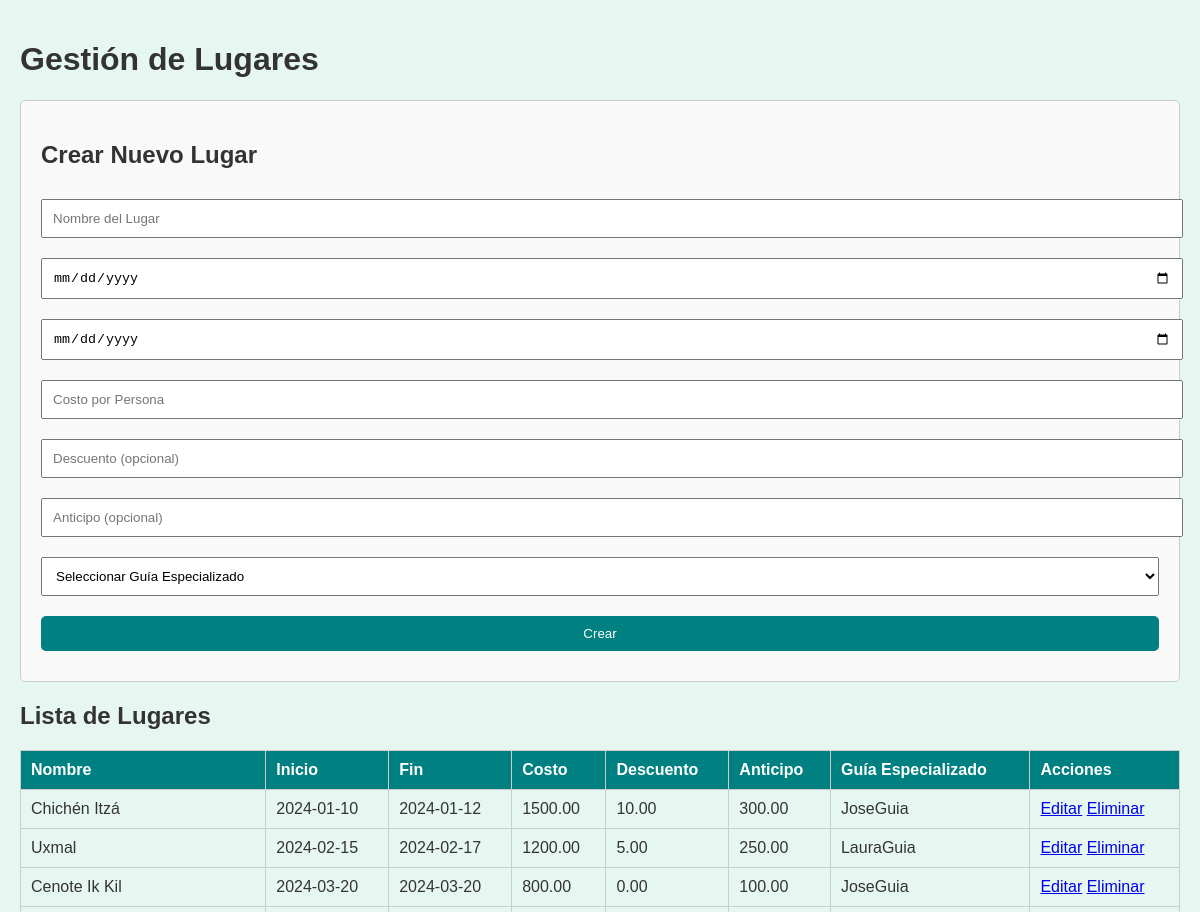
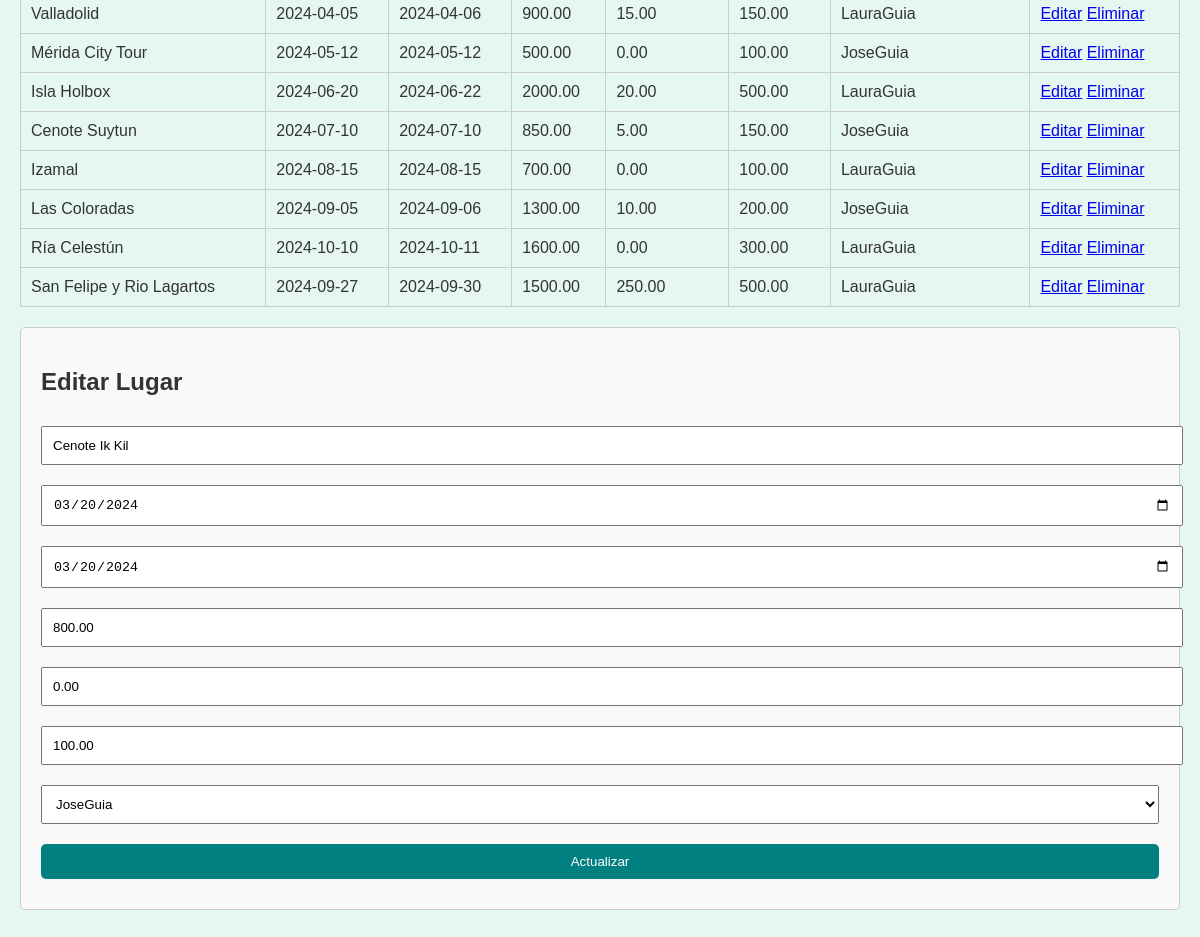
The page /lugares.php?edit=3 on the database its author committed (2 pictures, top to bottom).
### tables this page shows
CREATE TABLE `lugares` (
  `id` int NOT NULL,
  `nombre_lugar` varchar(100) NOT NULL,
  `fecha_inicio` date NOT NULL,
  `fecha_fin` date NOT NULL,
  `costo_por_persona` decimal(10,2) NOT NULL,
  `descuento` decimal(5,2) DEFAULT '0.00',
  `anticipo` decimal(10,2) DEFAULT NULL,
  `guia_especializado` int DEFAULT NULL
);

CREATE TABLE `clientes` (
  `id` int NOT NULL,
  `rol` enum('admin','usuario','guia') NOT NULL,
  `nombre_usuario` varchar(50) NOT NULL,
  `correo` varchar(100) NOT NULL,
  `contrasena` varchar(255) NOT NULL
);

### lugares.php (the view, shortened to what this page needs)
<?php
include 'conexion.php';
$result = $conn->query("SELECT l.*, c.nombre_usuario AS guia_nombre
                        FROM lugares l
                        LEFT JOIN clientes c ON l.guia_especializado = c.id");
?>
<!DOCTYPE html>
<html lang="es">
<head>
</head>
<body>
<h1>Gestión de Lugares</h1>
<div class="form-container">
    <h2>Crear Nuevo Lugar</h2>
    <form method="POST" action="">
        <input type="text" name="nombre_lugar" placeholder="Nombre del Lugar" required>
        <input type="date" name="fecha_inicio" required>
        <input type="date" name="fecha_fin" required>
        <input type="number" step="0.01" name="costo_por_persona" placeholder="Costo por Persona" required>
        <input type="number" step="0.01" name="descuento" placeholder="Descuento (opcional)">
        <input type="number" step="0.01" name="anticipo" placeholder="Anticipo (opcional)">
        <select name="guia_especializado">
            <option value="">Seleccionar Guía Especializado</option>
        </select>
        <button type="submit" name="create">Crear</button>
    </form>
</div>
<h2>Lista de Lugares</h2>
<table>
    <tr>
        <th>Nombre</th>
        <th>Inicio</th>
        <th>Fin</th>
        <th>Costo</th>
        <th>Descuento</th>
        <th>Anticipo</th>
        <th>Guía Especializado</th>
        <th>Acciones</th>
    </tr>
    <?php while ($row = $result->fetch_assoc()): ?>
    <tr>
        <td><?php echo $row['nombre_lugar']; ?></td>
        <td><?php echo $row['fecha_inicio']; ?></td>
        <td><?php echo $row['fecha_fin']; ?></td>
        <td><?php echo $row['costo_por_persona']; ?></td>
        <td><?php echo $row['descuento'] ?: "N/A"; ?></td>
        <td><?php echo $row['anticipo'] ?: "N/A"; ?></td>
        <td><?php echo $row['guia_nombre'] ?: "Sin Asignar"; ?></td>
        <td>
            <a href="?edit=<?php echo $row['id']; ?>">Editar</a>
            <a href="?delete=<?php echo $row['id']; ?>" onclick="return confirm('¿Seguro que deseas eliminar este lugar?');">Eliminar</a>
        </td>
    </tr>
    <?php endwhile; ?>
</table>
<?php
if (isset($_GET['edit'])):
    $id = $_GET['edit'];
    $lugar = $conn->query("SELECT * FROM lugares WHERE id='$id'")->fetch_assoc();
?>
<div class="form-container">
    <h2>Editar Lugar</h2>
    <form method="POST" action="">
        <input type="text" name="nombre_lugar" value="<?php echo $lugar['nombre_lugar']; ?>" required>
        <input type="date" name="fecha_inicio" value="<?php echo $lugar['fecha_inicio']; ?>" required>
        <input type="date" name="fecha_fin" value="<?php echo $lugar['fecha_fin']; ?>" required>
        <input type="number" step="0.01" name="costo_por_persona" value="<?php echo $lugar['costo_por_persona']; ?>" required>
        <input type="number" step="0.01" name="descuento" value="<?php echo $lugar['descuento']; ?>">
        <input type="number" step="0.01" name="anticipo" value="<?php echo $lugar['anticipo']; ?>">
        <select name="guia_especializado">
            <?php
            $guias = $conn->query("SELECT id, nombre_usuario FROM clientes");
            while ($guia = $guias->fetch_assoc()) {
                $selected = $guia['id'] == $lugar['guia_especializado'] ? "selected" : "";
                echo "<option value='" . $guia['id'] . "' $selected>" . $guia['nombre_usuario'] . "</option>";
            }
            ?>
        </select>
        <button type="submit" name="update">Actualizar</button>
    </form>
</div>
<?php endif; ?>
</body>
</html>

### lugares.php (style rules this page uses)
body { font-family: Arial, sans-serif; background-color: #e6f7f2; color: #333; margin: 0; padding: 20px; }
table { width: 100%; border-collapse: collapse; margin-bottom: 20px; }
table, th, td { border: 1px solid #ccc; }
th, td { padding: 10px; text-align: left; }
th { background-color: #008080; color: white; }
button { background-color: #008080; color: white; border: none; padding: 10px 15px; cursor: pointer; border-radius: 5px; }
.form-container { background-color: #f9f9f9; padding: 20px; border: 1px solid #ccc; border-radius: 5px; margin-bottom: 20px; }
.form-container input, .form-container select, .form-container button { width: 100%; margin: 10px 0; padding: 10px; }

### rows shown on the page
lugares: nombre_lugar "Chichén Itzá", fecha_inicio "2024-01-10", fecha_fin "2024-01-12", costo_por_persona "1500.00", descuento "10.00", anticipo "300.00", guia_especializado.nombre_usuario "JoseGuia"
lugares: nombre_lugar "Uxmal", fecha_inicio "2024-02-15", fecha_fin "2024-02-17", costo_por_persona "1200.00", descuento "5.00", anticipo "250.00", guia_especializado.nombre_usuario "LauraGuia"
lugares: nombre_lugar "Cenote Ik Kil", fecha_inicio "2024-03-20", fecha_fin "2024-03-20", costo_por_persona "800.00", descuento "0.00", anticipo "100.00", guia_especializado.nombre_usuario "JoseGuia", fecha_inicio "03/20/2024", fecha_fin "03/20/2024"
lugares: nombre_lugar "Valladolid", fecha_inicio "2024-04-05", fecha_fin "2024-04-06", costo_por_persona "900.00", descuento "15.00", anticipo "150.00", guia_especializado.nombre_usuario "LauraGuia"
lugares: nombre_lugar "Mérida City Tour", fecha_inicio "2024-05-12", fecha_fin "2024-05-12", costo_por_persona "500.00", descuento "0.00", anticipo "100.00", guia_especializado.nombre_usuario "JoseGuia"
lugares: nombre_lugar "Isla Holbox", fecha_inicio "2024-06-20", fecha_fin "2024-06-22", costo_por_persona "2000.00", descuento "20.00", anticipo "500.00", guia_especializado.nombre_usuario "LauraGuia"
lugares: nombre_lugar "Cenote Suytun", fecha_inicio "2024-07-10", fecha_fin "2024-07-10", costo_por_persona "850.00", descuento "5.00", anticipo "150.00", guia_especializado.nombre_usuario "JoseGuia"
lugares: nombre_lugar "Izamal", fecha_inicio "2024-08-15", fecha_fin "2024-08-15", costo_por_persona "700.00", descuento "0.00", anticipo "100.00", guia_especializado.nombre_usuario "LauraGuia"
lugares: nombre_lugar "Las Coloradas", fecha_inicio "2024-09-05", fecha_fin "2024-09-06", costo_por_persona "1300.00", descuento "10.00", anticipo "200.00", guia_especializado.nombre_usuario "JoseGuia"
lugares: nombre_lugar "Ría Celestún", fecha_inicio "2024-10-10", fecha_fin "2024-10-11", costo_por_persona "1600.00", descuento "0.00", anticipo "300.00", guia_especializado.nombre_usuario "LauraGuia"
lugares: nombre_lugar "San Felipe y Rio Lagartos", fecha_inicio "2024-09-27", fecha_fin "2024-09-30", costo_por_persona "1500.00", descuento "250.00", anticipo "500.00", guia_especializado.nombre_usuario "LauraGuia"

### other values the page prints
form field guia_especializado "JoseGuia"
